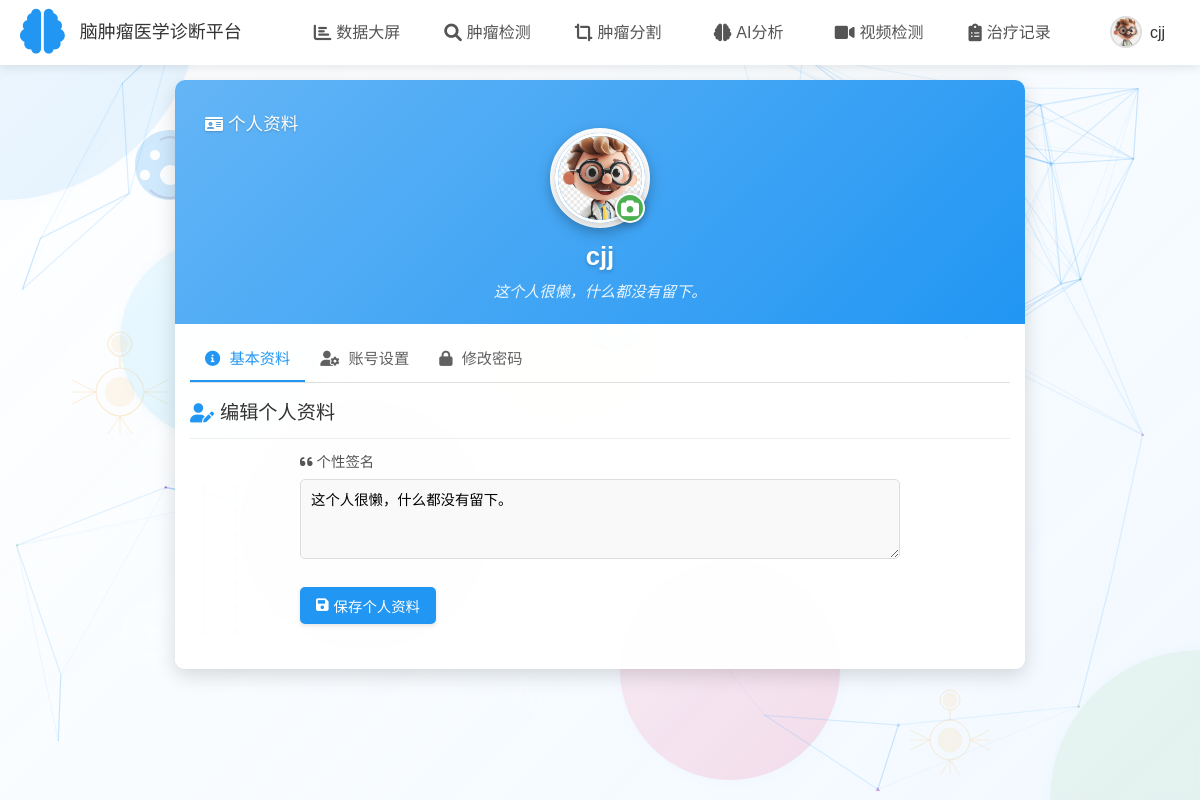
The page /profile (signed in) on the database as committed earlier.
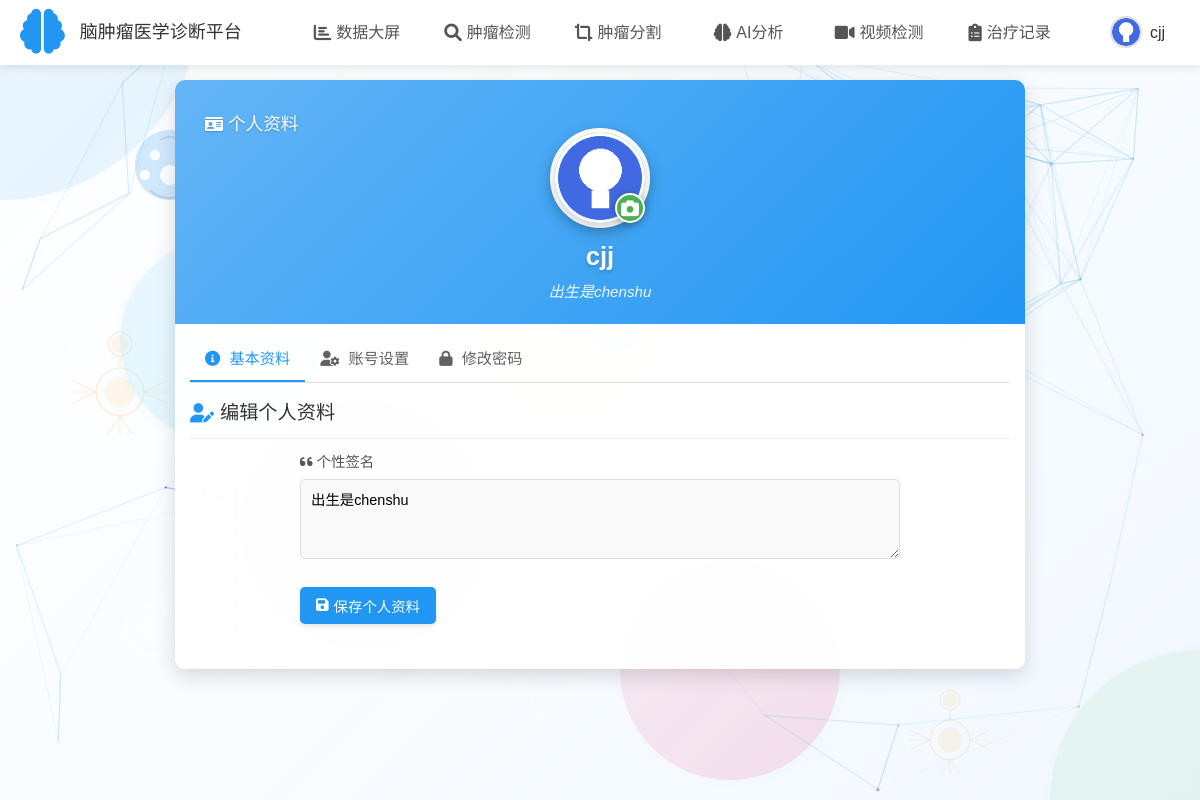
The same page on the database as committed later.
### tables this page shows
CREATE TABLE users (
            id INTEGER PRIMARY KEY AUTOINCREMENT,
            username TEXT UNIQUE NOT NULL,
            password TEXT NOT NULL
        , avatar TEXT DEFAULT 'default-avatar.png', bio TEXT DEFAULT '这个人很懒，什么都没有留下。');

### app.py (the view)
@app.route('/profile')
def profile():
    if not session.get('logged_in'):
        return redirect(url_for('login'))
    ensure_avatar_in_session()
    conn = sqlite3.connect('users.db')
    c = conn.cursor()
    c.execute('SELECT * FROM users WHERE username = ?', (session['username'],))
    user = c.fetchone()
    conn.close()
    if not user:
        flash('用户信息获取失败')
        return redirect(url_for('diagnosis'))
    user_data = {
        'id': user[0],
        'username': user[1],
        'avatar': user[3] if len(user) > 3 and user[3] else 'default-avatar.png',
        'bio': user[4] if len(user) > 4 and user[4] else '这个人很懒，什么都没有留下。'
    }
    session['avatar'] = user_data['avatar']
    session['bio'] = user_data['bio']
    return render_template('profile.html', user=user_data)

### app.py (called while the page is built)
def ensure_avatar_in_session():
    if not session.get('logged_in') or not session.get('username'):
        return
    try:
        conn = sqlite3.connect('users.db')
        c = conn.cursor()
        c.execute('SELECT avatar FROM users WHERE username = ?', (session['username'],))
        result = c.fetchone()
        conn.close()
        if result and result[0]:
            if 'avatar' not in session or session['avatar'] != result[0]:
                print(f"更新会话中的头像: {session.get('avatar', '无')} -> {result[0]}")
                session['avatar'] = result[0]
        else:
            if 'avatar' not in session:
                session['avatar'] = 'default-avatar.png'
    except Exception as e:
        print(f"获取用户头像失败: {str(e)}")
        if 'avatar' not in session:
            session['avatar'] = 'default-avatar.png'

### templates/profile.html (shortened to what the changed rows need)
<!DOCTYPE html>
<html lang="zh-CN">
<head>
    <link rel="stylesheet" href="{{ url_for('static', filename='css/style.css') }}">
    <link rel="stylesheet" href="https://cdnjs.cloudflare.com/ajax/libs/font-awesome/6.0.0-beta3/css/all.min.css">
</head>
<body class="inner-page">
    <header>
        <nav>
            <ul>
                <li class="user-profile active">
                    <img src="{{ url_for('get_avatar', filename=session.get('avatar', 'default-avatar.png')) }}" alt="用户头像" class="user-avatar">
                    <span class="user-name">{{ session.get('username', '用户') }}</span>
                </li>
            </ul>
        </nav>
    </header>
    <main>
        <div class="profile-container">
            <div class="profile-header">
                <div class="page-title">
                    <i class="fas fa-id-card"></i> 个人资料
                </div>
                <div class="profile-avatar">
                    <img src="{{ url_for('get_avatar', filename=session.get('avatar', 'default-avatar.png')) }}" alt="用户头像" id="current-avatar">
                    <label for="avatar-upload" class="profile-avatar-edit" title="上传新头像">
                        <i class="fas fa-camera"></i>
                    </label>
                </div>
                <h1 class="profile-name">{{ user.username }}</h1>
                <p class="profile-bio">{{ user.bio }}</p>
            </div>
            <div class="profile-content">
                <div class="profile-section active" id="basic-info">
                    <h2 class="profile-section-title"><i class="fas fa-user-edit"></i> 编辑个人资料</h2>
                    <form class="profile-form" action="{{ url_for('update_profile') }}" method="POST" enctype="multipart/form-data">
                        <div class="profile-form-group">
                            <label for="bio"><i class="fas fa-quote-left"></i> 个性签名</label>
                            <textarea id="bio" name="bio" placeholder="写点什么介绍自己吧...">{{ user.bio }}</textarea>
                        </div>
                    </form>
                </div>
            </div>
        </div>
    </main>
</body>
</html>

Rows that differ between the two databases and show on the page:
changed users "cjj": avatar: a different picture; bio "这个人很懒，什么都没有留下。" → "出生是chenshu"
